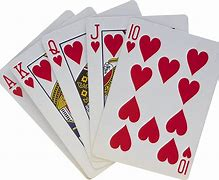
#> input picture OpenCV/BasicsOfOpenCV/cards.jpeg, 219 x 180 px, given in place of the camera
$ python colorPicker.py
#> lines starting #> are read from the running program, lines starting #| are printed output that depends on the picture; after the words box and inside, x2 and y2 are one past the last pixel; in counts of white or black regions, pixels touching at a corner belong together
import cv2
import numpy as np

frameWidth = 640
frameHeight = 480
cap = cv2.VideoCapture(0)  # Change the index to 0 if you have only one camera

if not cap.isOpened():
    print("Error: Could not open video capture.")
    exit()

cap.set(3, frameWidth)
cap.set(4, frameHeight)
cap.set(10, 150)

def empty(a):
    pass

cv2.namedWindow("HSV")
cv2.resizeWindow("HSV", 640, 240)
cv2.createTrackbar("HUE Min", "HSV", 0, 179, empty)
#> slider 'HUE Min' is set to 35
cv2.createTrackbar("SAT Min", "HSV", 0, 255, empty)
#> slider 'SAT Min' is set to 51
cv2.createTrackbar("VALUE Min", "HSV", 0, 255, empty)
#> slider 'VALUE Min' is set to 51
cv2.createTrackbar("HUE Max", "HSV", 179, 179, empty)
cv2.createTrackbar("SAT Max", "HSV", 255, 255, empty)
cv2.createTrackbar("VALUE Max", "HSV", 255, 255, empty)

while True:
    success, img = cap.read()
#> img is the input picture: shape (180, 219, 3); mean B, G, R 192.2, 188.2, 208.9
    if not success:
        print("Error: Failed to capture image")
        break

    imgHsv = cv2.cvtColor(img, cv2.COLOR_BGR2HSV)
#> imgHsv: shape (180, 219, 3); mean H, S, V 79, 40.9, 211.1

    h_min = cv2.getTrackbarPos("HUE Min", "HSV")
    h_max = cv2.getTrackbarPos("HUE Max", "HSV")
    s_min = cv2.getTrackbarPos("SAT Min", "HSV")
    s_max = cv2.getTrackbarPos("SAT Max", "HSV")
    v_min = cv2.getTrackbarPos("VALUE Min", "HSV")
    v_max = cv2.getTrackbarPos("VALUE Max", "HSV")

    lower = np.array([h_min, s_min, v_min])
    upper = np.array([h_max, s_max, v_max])
    mask = cv2.inRange(imgHsv, lower, upper)
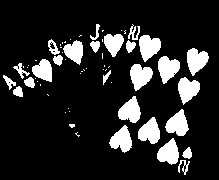
#> mask: shape (180, 219); 15.3% white; 61 white regions (35 under 20 px), largest, box (x1, y1, x2, y2) and area: (130, 64, 153, 91) 409, (139, 35, 161, 62) 403, (158, 56, 180, 84) 402
    result = cv2.bitwise_and(img, img, mask=mask)
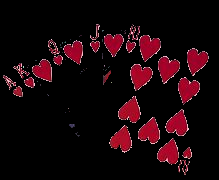
#> result: shape (180, 219, 3); mean B, G, R 9.5, 5.4, 24.4

    mask = cv2.cvtColor(mask, cv2.COLOR_GRAY2BGR)
    hStack = np.hstack([img, mask, result])
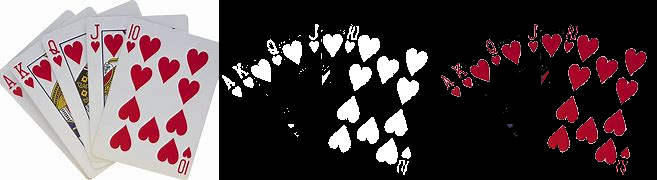
#> hStack: shape (180, 657, 3); mean B, G, R 80.2, 77.6, 90.8

    cv2.imshow('Horizontal Stacking', hStack)
    if cv2.waitKey(1) & 0xFF == ord('q'):
#> (key q is pressed here)
        break

cap.release()
cv2.destroyAllWindows()

$ run again, on OpenCV/BasicsOfOpenCV/shapes.jpg
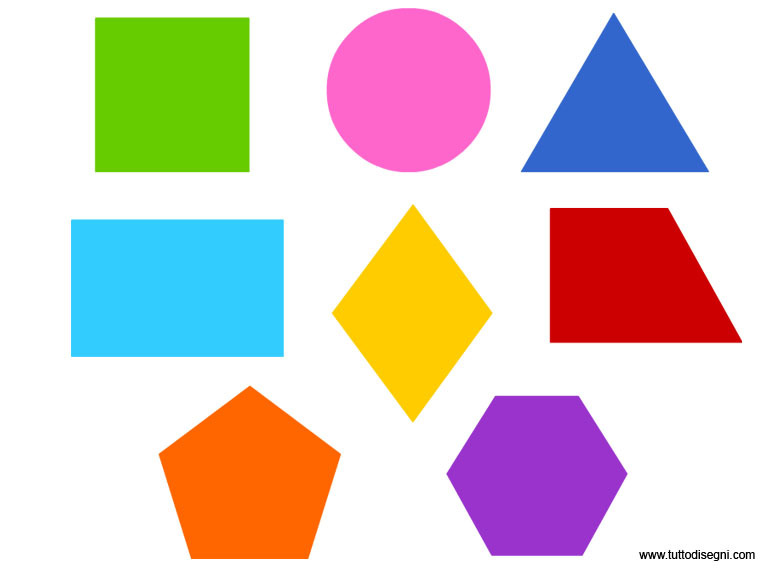
#> input picture OpenCV/BasicsOfOpenCV/shapes.jpg, 765 x 574 px, given in place of the camera
#> img is the input picture: shape (574, 765, 3); mean B, G, R 198.8, 204, 218.1
#> imgHsv: shape (574, 765, 3); mean H, S, V 32.7, 86.2, 245.1
#> `mask = cv2.inRange(imgHsv, lower, upper)`:
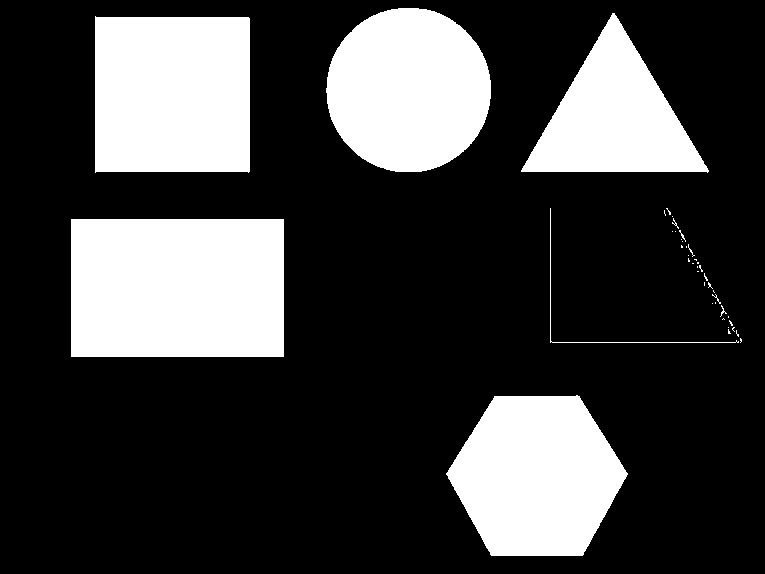
#> mask: shape (574, 765); 25.5% white; 42 white regions (34 under 20 px), largest, box (x1, y1, x2, y2) and area: (71, 219, 284, 357) 29394, (95, 16, 250, 173) 24027, (446, 395, 628, 556) 21595
#> `hStack = np.hstack([img, mask, result])`:
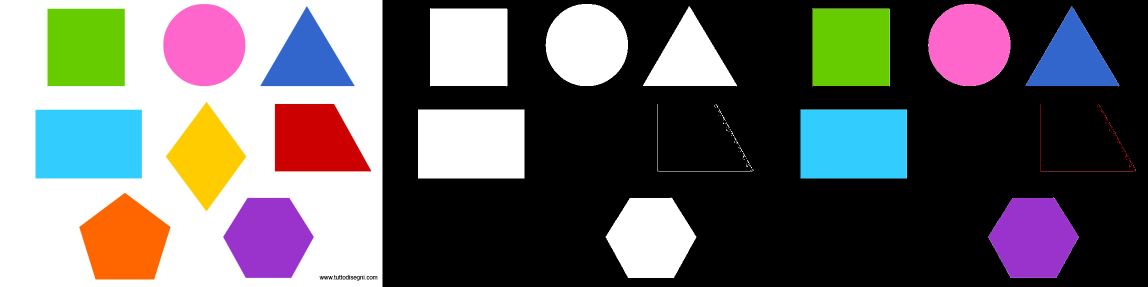
#> hStack: shape (574, 2295, 3) (shown at 1/2 size); mean B, G, R 102.7, 101.7, 104.8
